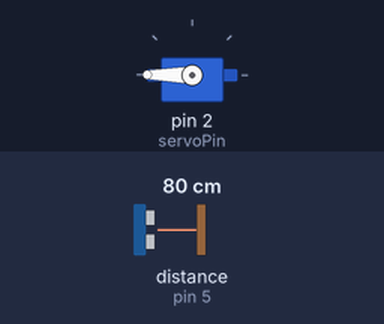
A sketch run on a simulated Arduino Uno, built with avr-gcc and run on an emulated ATmega328P. On the bench: servo. Inputs (shaded band) come from the test bench; at power-on: distance to the obstacle (sensor on pin 5) 80 cm. What the sketch prints to the serial monitor is not drawn.

Above: at 1.8 s.
1.9 s: distance to the obstacle (sensor on pin 5) set to 18 cm
3.4 s: distance to the obstacle (sensor on pin 5) set to 14 cm
At 4.4 s:
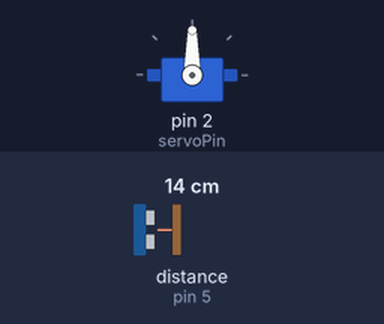
5.5 s: distance to the obstacle (sensor on pin 5) set to 35 cm
At 7.2 s:
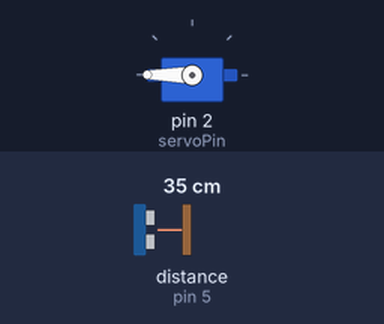
7.5 s: distance to the obstacle (sensor on pin 5) set to 2 cm
At 8.9 s:
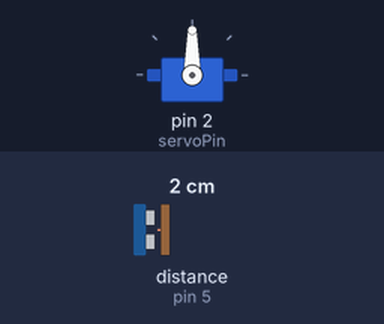
Timing chart, 0 to 10.5 s (numbered marks = the images above; inputs shaded):
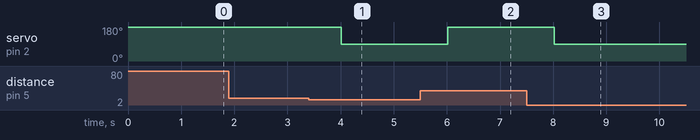

Measured:
- the behaviour switches between 16 and 15 cm on distance to the obstacle (sensor on pin 5) (found by bisection; images 0 and 1)
- after the input at 1.9 s, every drawn part: stays the same
- after the input at 3.4 s, servo on pin 2 (servoPin): 180° → 90° after 0.62 s
- after the input at 5.5 s, servo on pin 2 (servoPin): 90° → 180° after 0.52 s
- after the input at 7.5 s, servo on pin 2 (servoPin): 180° → 90° after 0.52 s

The sketch:

Dustbin.ino
```cpp
/*
 * Authors : Moch. Febryandana Nurfahri
 *
 * This is for automate opening dustbin lid using Ultrasonic to sense things in front of it
 * Using Arduino Uno, Ultrasonic sensor HCSR04, and servo motor
 */

// Make life easier
#include <HCSR04.h>
#include <Servo.h>

HCSR04 hc(10,5);
int servoPin = 2;
Servo Servo1;

void setup() {
  Servo1.attach(servoPin);
  Serial.begin(9600);
}

void loop() {
  unsigned int distance;
  distance = hc.dist();
  if(distance == 0){
    Serial.println("Out of Range");
    Servo1.write(180);
  }
  else{
    Serial.print(distance);
    Serial.print(" cm");
    if(distance <= 15){
      Servo1.write(90);
    }
    else{
      Servo1.write(180);
    }
  }
delay(1000);
}
```
